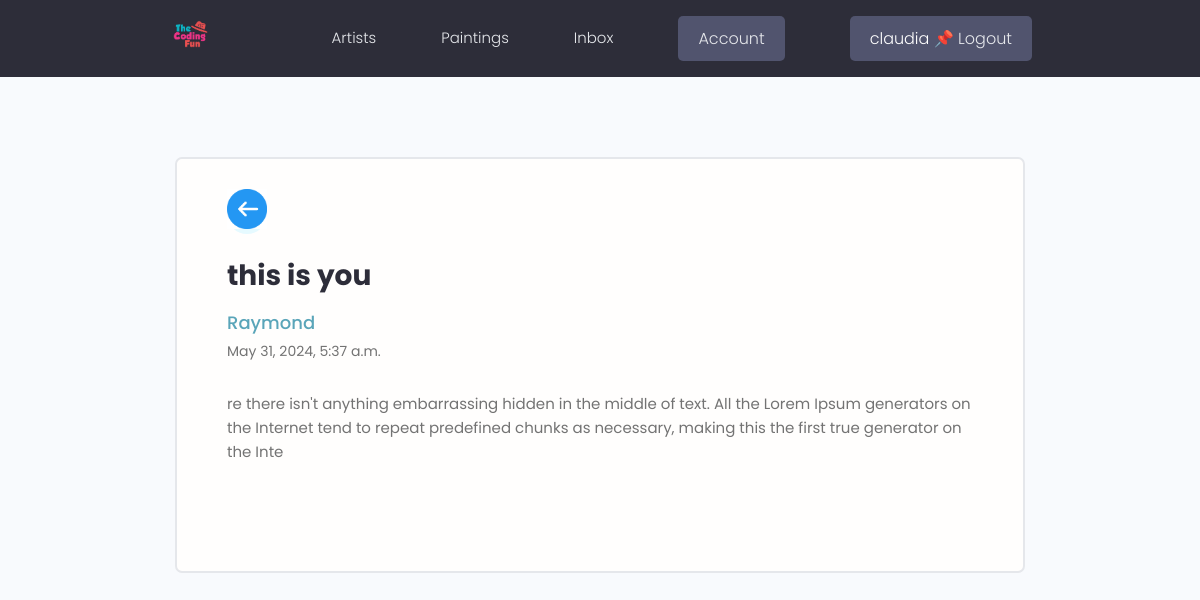
Page /message/b3749df0-0554-473a-9f1c-b5130b560fab (signed in) on the committed database.
### users/models.py (models this page shows, shortened)
class Profile(models.Model):
    user = models.OneToOneField(User, on_delete=models.CASCADE, null=True, blank=True)
    name = models.CharField(max_length=200, blank=True, null=True)
    username = models.CharField(max_length=200, blank=True, null=True)
    location = models.CharField(max_length=200, blank=True, null=True)
    email = models.EmailField(max_length=200, blank=True, null=True)
    short_intro = models.CharField(max_length=200, blank=True, null=True)
    bio = models.TextField(blank=True, null=True)
    profile_image = models.ImageField(null=True, blank=True, upload_to="profiles/", default="profiles/default.jpg")
    social_github = models.CharField(max_length=200, blank=True, null=True)
    social_twitter = models.CharField(max_length=200, blank=True, null=True)
    social_linkedin = models.CharField(max_length=200, blank=True, null=True)
    social_website = models.CharField(max_length=200, blank=True, null=True)
    created = models.DateTimeField(auto_now_add=True)
    id = models.UUIDField(default=uuid.uuid4, unique=True, primary_key=True, editable=False)

class Message(models.Model):
    sender = models.ForeignKey(Profile, on_delete=models.SET_NULL, null=True, blank=True)
    recipient = models.ForeignKey(Profile, on_delete=models.SET_NULL, null=True, blank=True, related_name="messages")
    name = models.CharField(max_length=200, null=True, blank=True)
    email = models.EmailField(max_length=200, null=True, blank=True)
    subject = models.CharField(max_length=200, null=True, blank=True)
    body = models.TextField()
    is_read = models.BooleanField(default=False, null=True)
    created = models.DateTimeField(auto_now_add=True)
    id = models.UUIDField(default=uuid.uuid4, unique=True, primary_key=True, editable=False)
    class Meta:
        ordering = ['is_read', "-created"]

### users/views.py (the view)
# urls.py: path("message/<str:pk>", views.viewMessage, name="view-message"),
@login_required(login_url="login-user")
def viewMessage(request, pk):
    profile = request.user.profile
    message = profile.messages.all().get(id=pk)
    if message.is_read is False:
        message.is_read = True
        message.save()
    context ={"message": message}
    return render(request, "users/message.html", context)

### users/templates/users/message.html
{% extends 'main.html' %}
{% load static %}
{% block content %}
<main class="messagePage my-xl">
    <div class="content-box">
        <div class="message">
            <a class="backButton" href="{% url 'inbox' %}"><i class="im im-angle-left"><img
                        src="{% static 'images/back_arrow.png' width=40 height=40 %}"></img></i></a>
            <h2 class="message__subject">{{message.subject}}</h2>
            {% if message.sender %}
            <a href="{% url 'single-profile' message.sender.id %}" class="message__author">{{message.name}}</a>
            {% else %}
            <p class="message__author">{{message.name}}</p>
            {% endif %}
            <p class="message__date">{{message.created}}</p>
            <div class="message__body">
                {{message.body}}
                <br><br><br><br>
            </div>
        </div>
    </div>
</main>
{% endblock %}

### templates/navbar.html (shortened to what this page needs)
{% load static %}
<header class="header">
    <div class="container container--narrow">
        <a href="{% url 'paintings' %}" class="header__logo">
            <img src="{% static 'images/logo.png' %}" alt="TheCodingFun Logo" />
        </a>
        <nav class="header__nav">
            <ul class="header__menu">
                <li class="header__menuItem"><a href="{% url 'profiles' %}">Artists</a></li>
                <li class="header__menuItem"><a href="{% url 'paintings' %}">Paintings</a></li>
                <li class="header__menuItem"><a href="{% url 'inbox' %}">Inbox</a></li>
                {% if request.user.is_authenticated %}
                <li class="header__menuItem"><a href="{% url 'account' %}" class="btn btn--sub">Account</a>
                </li>
                <li class="header__menuItem"><a href="{% url 'logout-user' %}" class="btn btn--sub"><span
                            style="color:white">{{request.user.profile.name}}&nbsp;📌&nbsp;</span>Logout</a>
                </li>
                {% else %}
                <li class="header__menuItem"><a href="{% url 'login-user' %}" class="btn btn--sub">Login/Sign Up</a>
                </li>
                {% endif %}
            </ul>
        </nav>
    </div>
</header>

### static/styles/app.css (style rules this page uses)
:root { --color-sub: #2d2d39; }
.btn--sub { background-color: var(--color-sub-light); }
img { width: 100%; }
.content-box { width: 95%; max-width: 85rem; margin: 0 auto; }
.header { position: sticky; z-index: 111; background-color: var(--color-sub); padding: 1.5rem 0; }
.header > .container { display: flex; justify-content: space-between; align-items: center; }
.header__logo > img { height: 3.8rem; }
.header__nav > ul { display: inline-flex; align-items: center; list-style: none; gap: 6.5rem; }
.header__menuItem > a { color: var(--color-light); font-weight: 300; }
.message { padding: 2.5rem 0; }
.message > a { display: flex; gap: 1rem; }
.message__author, .message__date { flex-basis: 25%; }
.message__subject { flex-basis: 50%; }
.message__date { text-align: right; }
.messagePage .message { list-style: none; background: var(--color-white); padding: 3.5rem 5rem; border: 2px solid var(--color-light); border-radius: 0.7rem; }
.messagePage .message__subject { font-size: 2.8rem; color: var(--color-sub); margin-bottom: 1rem; margin-top: 2rem; }
.messagePage .message__author { font-size: 1.8rem; font-weight: 500; }
.messagePage .message__date { font-size: 1.4rem; font-weight: 400; text-align: left; margin-bottom: 3rem; }
.backButton { background: var(--color-main-light); color: var(--color-main); width: 4rem; height: 4rem; display: flex; align-items: center; justify-content: center; border-radius: 50%; }
.backButton i { font-size: 1.8rem; }

### static/uikit/styles/modules/_variables.css (style rules this page uses)
:root { --color-main: #5aa5b9; --color-main-light: #e6faff; --color-sub: #3f4156; --color-sub-light: #51546e; --color-sub-lighter: #ededfd; --color-text: #737373; --color-gray: #8b8b8b; --color-light: #e5e7eb; --color-light-gray: #767676; --color-bg: #f8fafd; --color-white: #fffefd; --color-white-light: #f3f3f3; --color-success: #359e64; --color-success-bg: #def8e8; --color-error: #fc4b0b; --color-error-bg: #fff2ee; --font-base: 'Poppins', arial, helvetica, 'Segoe UI', roboto, ubuntu, sans-serif; --font-monospace: 'Fira Code', 'Courier New', courier, monospace; --font-regular: 300; --font-medium: 500; --font-bold: 700; --generic-shadow: 1px 1px 5px #00000010; --generic-transition: all 0.3s ease-in-out; }

### static/uikit/styles/modules/_base.css (style rules this page uses)
* { margin: 0; padding: 0; box-sizing: border-box; text-rendering: optimizeLegibility; color: inherit; font-size: inherit; }
html { font-size: 50%; }
@media only screen and (min-width: 480px) { html { font-size: 56.25%; } }
@media only screen and (min-width: 1200px) { html { font-size: 62.5%; } }
body { line-height: 1.6; font-weight: 400; font-size: 1.5rem; color: var(--color-text); background-color: var(--color-bg); min-height: 100vh; }

### static/uikit/styles/modules/_typography.css (style rules this page uses)
* { font-family: var(--font-base); }
h2 { font-size: 3.6rem; font-weight: var(--font-bold); }
p, span, strong { font-size: 1.6rem; color: var(--color-text); font-weight: var(--font-regular); }
a { padding-bottom: 2px; text-decoration: none; display: inline-block; color: var(--color-main); font-weight: var(--font-medium); }

### static/uikit/styles/modules/_utilities.css (style rules this page uses)
.container { width: 92%; max-width: 165rem; margin: 0 auto; box-sizing: border-box; }
.container--narrow { width: 92%; max-width: 120rem; }
@media screen and (min-width: 1000px) { .container { width: 90%; } }
@media screen and (min-width: 1000px) { .container--narrow { width: 85%; } }
@media screen and (min-width: 1200px) { .container { width: 80%; } }
@media screen and (min-width: 1200px) { .container--narrow { width: 72%; } }
.my-xl { margin: 8rem auto; }

### static/uikit/styles/modules/_button.css (style rules this page uses)
.btn { display: inline-block; position: relative; cursor: pointer; background-color: var(--color-light); font-weight: var(--font-medium); color: var(--color-sub); text-decoration: none; padding: 1rem 2rem; border-radius: 0.5rem; border: none; width: -webkit-fit-content; width: -moz-fit-content; width: fit-content; height: -webkit-fit-content; height: -moz-fit-content; height: fit-content; font-size: 1.6rem; outline-width: 0; outline-color: transparent; -webkit-backface-visibility: hidden; backface-visibility: hidden; transition: all 0.3s ease-in-out; }
.btn--sub { background-color: var(--color-sub); color: var(--color-white); }

### rows in the picture
Message: subject "this is you", name "Raymond", created "May 31, 2024, 5:37 a.m.", body "re there isn't anything embarrassing hidden in the middle of text. All the Lorem Ipsum generators on the Internet tend to repeat predefined chunks as necessary, making this the first true generator on the Inte"

### other values in the picture
{{ request.user.profile.name }} "claudia"
